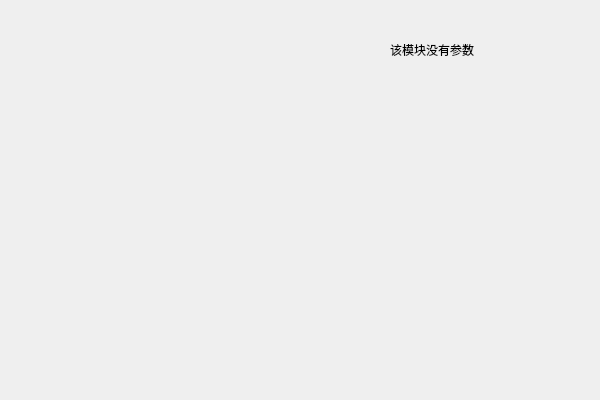
<?xml version="1.0" encoding="UTF-8"?>
<ui version="4.0">
 <class>GAMMA_tabClass</class>
 <widget class="QWidget" name="GAMMA_tabClass">
  <property name="geometry">
   <rect>
    <x>0</x>
    <y>0</y>
    <width>600</width>
    <height>400</height>
   </rect>
  </property>
  <property name="windowTitle">
   <string>GAMMA_tab</string>
  </property>
  <widget class="QLabel" name="label">
   <property name="geometry">
    <rect>
     <x>390</x>
     <y>40</y>
     <width>181</width>
     <height>19</height>
    </rect>
   </property>
   <property name="text">
    <string>该模块没有参数</string>
   </property>
  </widget>
 </widget>
 <layoutdefault spacing="6" margin="11"/>
 <resources/>
 <connections/>
</ui>
